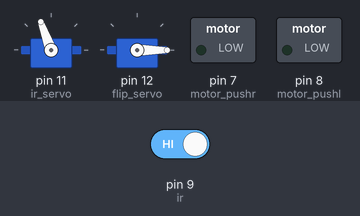
The sketch below on a simulated Arduino Uno, built with avr-gcc and run on an emulated ATmega328P. Parts: 2 × servo, switched loads named in the sketch (green lamp = pin HIGH). Inputs (shaded band) come from the test bench; at power-on: pin 9 (ir) HIGH.

Above: at 1.2 s.
At 2.8 s:
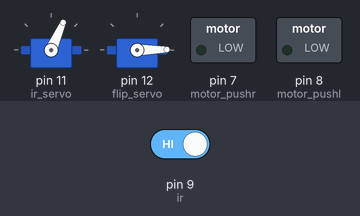
At 5.2 s:
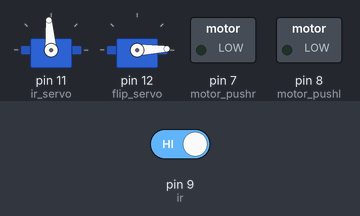
At 6.7 s:
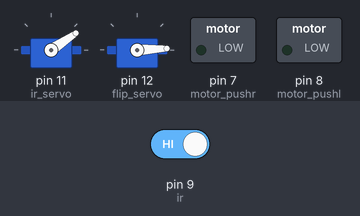
At 10.6 s:
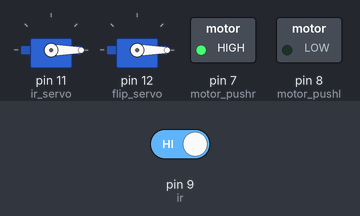
At 11.6 s:
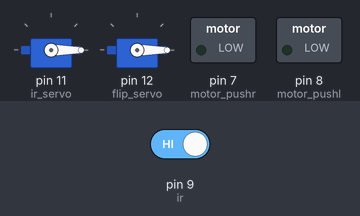
Timing chart, 0 to 13.1 s (numbered marks = the images above):
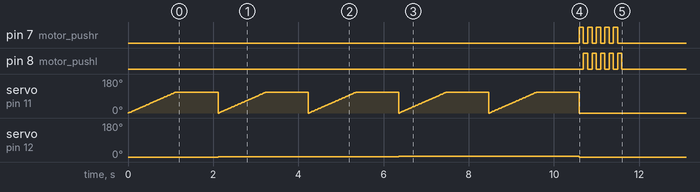

The sketch:

Arduino_Code.ino
```cpp
#include<Servo.h>
Servo ir_servo; Servo flip_servo;
float page_val[5]; int ir = 9;
int motor_pushr = 7; int motor_pushl = 8; int skip;

void sense(){
  for(int i=0; i<5; i++){
      flip_servo.write(i);
      for (int j = 0; j <= 110; j++){ir_servo.write(j); delay(10);}
          page_val[i] = pulseIn(ir,HIGH);
          ir_servo.write(0);}
}

void pusher(){
  int result = page_val[0];
  for(int i = 0; i<5; i++){if(result<page_val[i]){result=i;}; if(page_val[i]==-1){skip++;};}
  page_val[result]=-1;
  flip_servo.write(result-skip); skip=0;
       digitalWrite(motor_pushl,LOW); digitalWrite(motor_pushr,HIGH);
       delay(100); digitalWrite(motor_pushr,LOW); digitalWrite(motor_pushl,HIGH);
       delay(100); digitalWrite(motor_pushl,LOW);
  flip_servo.write(0);
}

void setup() {
ir_servo.attach(11); flip_servo.attach(12); skip=0;
pinMode(ir,INPUT); pinMode(motor_pushr,OUTPUT); pinMode(motor_pushl,OUTPUT);
sense();
for(int i = 0; i<5; i++){pusher();}
}

void loop() {
}
```
